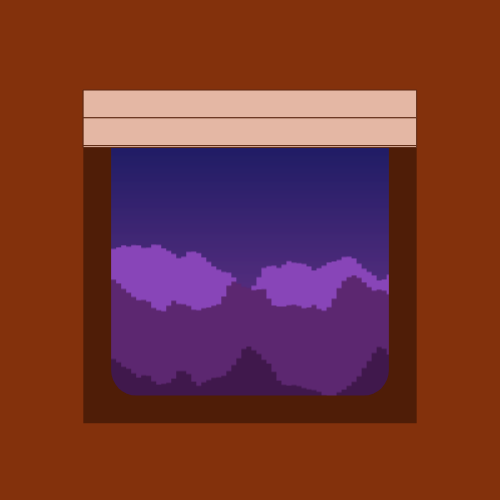
Frame 1 (no input)
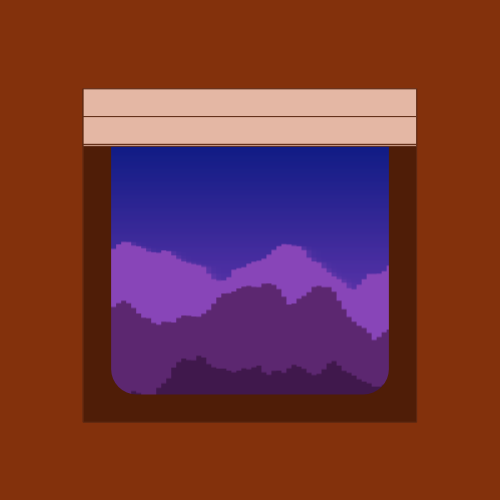
Frame 60 (no input)
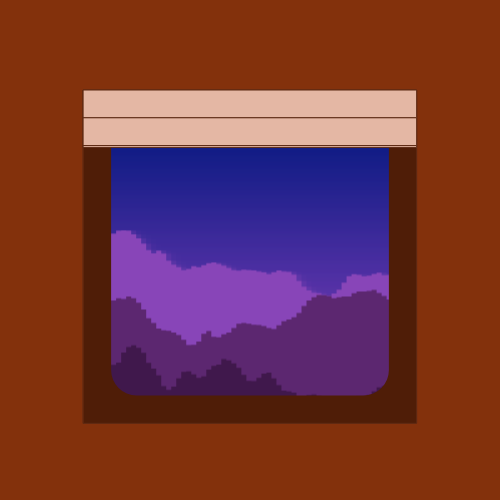
Frame 120 (the mouse pressed at the canvas centre since frame 60)

The p5.js sketch that drew these frames (run headless with seeded random() and noise() and a simulated clock; from frame 60 on, the mouse is pressed at the canvas centre):

// p5.js sketch
// ── sketch.js
// trainWindow is an object containing the dimensions and position of the windw
let trainWindow;

// trainMovement is provided to noise in the bounce variable
let trainMovement = 0;

function setup() {
  createCanvas(500, 500);

  // frameRate() is lowered to 24fps for better stability. 24fps is also a common frame rate in animation
  frameRate(24);
  
  trainWindow = {
    w: 2 * width / 3,
    h: 2 * height / 3,
    x: width / 6,
    y: height / 6
  }
    
  noStroke();
  
  // Initialise the mountains. The mountain canvas is slightly larger than the rounded rectangle frame so it has some leeway to bounce
  setupMountains(5.5 * width / 9, 5.5 * height / 9);
}

function draw() {
  background(color("#83310c"));
  
  // Bounce uses perlin noise to move the window slightly on the y-axis, giving the illusion of the train rumbling
  let bounce = noise(trainMovement) * 10;
  
  // Draw the train window
  fill(color("#4f1d07"));
  rect(trainWindow.x, trainWindow.y + bounce, trainWindow.w, trainWindow.h);
  
  // Mountains are drawn clipped to a rounded rect
  push();
  beginClip();
  rect(2 * width / 9, 2 * height / 9 + bounce, 5 * width / 9, 5 * height / 9, mountainPainting.width / 12);
  endClip();
  // Draws the mountains to the main canvas
  renderMountains();
  pop();

  
  // Create the blinds
  fill(color("#E4B7A4"));
  stroke(color("#5D2913"));

  let blindHeight = trainWindow.h / 12;
  rect(trainWindow.x, trainWindow.y + bounce, trainWindow.w, blindHeight);
  rect(trainWindow.x, trainWindow.y + blindHeight + bounce, trainWindow.w, blindHeight);
  rect(trainWindow.x, trainWindow.y + blindHeight * 2 + bounce, trainWindow.w, blindHeight / 15);
  
  trainMovement += 0.05;
}
// ── mountains.js
// set sunrise to 4am
const sunrise = 4;

// Object containing the sky gradient colours at different times of day - sunChange represents sunrise and sunset
const skyColours = {
  "sunChange": ["#4C339D", "#FB7B6A"],
  "dayTime": ["#0091FF", "#ECFBFF"],
  "nightTime": ["#00177D", "#9245C2"]
};

// Object containing the three mountain colours at different times of day - sunChange represents sunrise and sunset
const mountainColours = {
  "sunChange": ["#712F79", "#974276", "#B14E85"],
  "dayTime": ["#2B458B", "#225CBB", "#00ACFF"],
  "nightTime": ["#40184C", "#5C2770", "#8845B8"]
}

// Timestamps for each period of time in a day given over a period of 24 hours.
const timestamps = {
  "sunToDay": [0, asMinutes(2)],
  "dayTime": [asMinutes(2), asMinutes(14)], 
  "dayToSun": [asMinutes(14), asMinutes(15)],
  "sunToNight": [asMinutes(15), asMinutes(16)],
  "nightTime": [asMinutes(16), asMinutes(23)],
  "nightToSun": [asMinutes(23), asMinutes(24)]
}


// inc and start determine how the perlin noise draws mountains to the screen (Shiffman, 2016)
let inc = 0.075;
let start = 0;

// Three seeds are created for the three mountains, so they all make different shapes
let seed1, seed2, seed3;

let mountainPainting;

function setupMountains(w, h) {
  mountainPainting = createGraphics(w, h);
      
  seed1 = random(500);
  seed2 = random(500);
  seed3 = random(500);
}

function renderMountains() {
  // Calculates the current time of day in minutes relative to the sunrise variable, so the value can be used to get the correct timestamp
  let currHour = (hour() - sunrise + 24) % 24;
  let elapsedDay = asMinutes(currHour) + minute();
    
  // step is the current time of day reduced to a range between 0 and 1 based on the two times in the given timestamp
  let step;
  
  // Control structure determines which timestamps the current time of day falls between. Once found, the sky and mountains for that time of day are drawn.
  // Please refer to the functions for descriptions of what they do
  if (inRange(elapsedDay, ...timestamps.sunToDay)) {
    step = timeStep(elapsedDay, ...timestamps.sunToDay);
    drawGradient(skyColours.sunChange, skyColours.dayTime, step);
    drawMountains(...mountainColours.sunChange, ...mountainColours.dayTime, step);
  } else if (inRange(elapsedDay, ...timestamps.dayTime)) {
    step = timeStep(elapsedDay, ...timestamps.dayTime);
    drawGradient(skyColours.dayTime, skyColours.dayTime, step);
    drawMountains(...mountainColours.dayTime, ...mountainColours.dayTime, step);
  } else if (inRange(elapsedDay, ...timestamps.dayToSun)) {
    step = timeStep(elapsedDay, ...timestamps.dayToSun);
    drawGradient(skyColours.dayTime, skyColours.sunChange, step);
    drawMountains(...mountainColours.dayTime, ...mountainColours.sunChange, step);
  } else if (inRange(elapsedDay, ...timestamps.sunToNight)) {
    step = timeStep(elapsedDay, ...timestamps.sunToNight);
    drawGradient(skyColours.sunChange, skyColours.nightTime, step);
    drawMountains(...mountainColours.sunChange, ...mountainColours.nightTime, step);
  } else if (inRange(elapsedDay, ...timestamps.nightTime)) {
    step = timeStep(elapsedDay, ...timestamps.nightTime);
    drawGradient(skyColours.nightTime, skyColours.nightTime, step);
    drawMountains(...mountainColours.nightTime, ...mountainColours.nightTime, step);
  } else if (inRange(elapsedDay, ...timestamps.nightToSun)) {
    step = timeStep(elapsedDay, ...timestamps.nightToSun);
    drawGradient(skyColours.nightTime, skyColours.sunChange, step);
    drawMountains(...mountainColours.nightTime, ...mountainColours.sunChange, step);
  }
    
  start += inc;
  
  // Draw the mountains to the main canvas
  image(mountainPainting, 4 * width / 18, 4 * height / 18);
}

// return a given hour as the current amount of minutes elapsed in the day
function asMinutes(h) {
  return h * 60;
}


// Check if a number is in a given range
function inRange(num, lower, upper) {
  return (num >= lower && num < upper)
}

// Calculate the correct amount of colour interpolation for the given time
function timeStep(time, lower, upper) {
  return map(time, lower, upper, 0, 1);
}

// Draws the sky gradient
function drawGradient(g1, g2, step) {
  for (let y = 0; y < mountainPainting.height; y ++) {
    
    // Firstly, the start and endpoint colours of the gradient are interpolated based on the time of day
    let colour1 = lerpColor(color(g1[0]), color(g2[0]), step);
    let colour2 = lerpColor(color(g1[1]), color(g2[1]), step);
    
    // stepDown calculates the current y position as a value between 1 and 0
    let stepDown = map(y, 0, mountainPainting.height, 0, 1);
    // colour1 and colour2 are then interpolated baased on their y-position to create the gradient effect
    let colour = lerpColor(colour1, colour2, stepDown);
    
    // A line is drawn across the screen using the final interpolated colour
    mountainPainting.stroke(colour);
    mountainPainting.line(0, y, mountainPainting.width, y);
  }
}

// Draw the three mountains moving across the screen
function drawMountains(c1, c2, c3, next1, next2, next3, step) {
  mountainPainting.noStroke();
  
  // Three different x-offsets for the mountains to create the parallax effect
  let xOff1 = start * 4;
  let xOff2 = start * 2;
  let xOff3 = start;
  
  // The pixel-effect of the mountains is created by drawing many small rects next to each other
  let rectWidth = width / 100;
  
  // Calculate the colours of each mountains relative to time of day
  let colour1 = lerpColor(color(c1), color(next1), step);
  let colour2 = lerpColor(color(c2), color(next2), step);
  let colour3 = lerpColor(color(c3), color(next3), step); 
  
  
  // for-loop to draw each mountain
  for (let x = 0; x < mountainPainting.width; x += rectWidth) {
    // set the seed for the specified mountain
    noiseSeed(seed1);
    // calculate the y-value for the current x-position of the mountain using noise()
    let y1 = (noise(xOff1) * 125) + (6 * mountainPainting.height / 9);
    noiseSeed(seed2);
    let y2 = (noise(xOff2) * 125) + (4 * mountainPainting.height / 9);
    noiseSeed(seed3);
    let y3 = (noise(xOff3) * 100) + (3 * mountainPainting.height / 9);
    
    // Draw the mountain to the screen using the calculated variables
    mountainPainting.fill(colour3);
    mountainPainting.rect(x, y3, rectWidth, mountainPainting.height);
    mountainPainting.fill(colour2);
    mountainPainting.rect(x, y2, rectWidth, mountainPainting.height);
    mountainPainting.fill(colour1);
    mountainPainting.rect(x, y1, rectWidth, mountainPainting.height);
    
    // Increase the x-offset of each mountain so they move
    xOff1 += inc;
    xOff2 += inc;
    xOff3 += inc;
  }
}

// References
//  I.4: Graphing 1D Perlin Noise - Perlin Noise and p5.js Tutorial (2016) [online]. Directed by Daniel Shiffman. YouTube. Available from https://www.youtube.com/watch?v=y7sgcFhk6ZM&t=657s [Accessed 01 December 2023].
